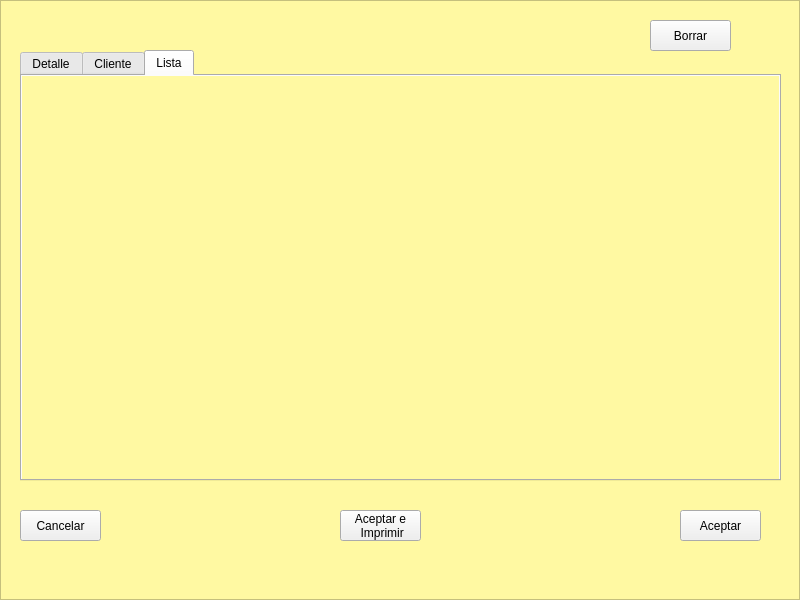
<?xml version="1.0" encoding="UTF-8"?>
<ui version="4.0">
 <class>Form</class>
 <widget class="QWidget" name="Form">
  <property name="geometry">
   <rect>
    <x>0</x>
    <y>0</y>
    <width>800</width>
    <height>600</height>
   </rect>
  </property>
  <property name="minimumSize">
   <size>
    <width>800</width>
    <height>600</height>
   </size>
  </property>
  <property name="maximumSize">
   <size>
    <width>800</width>
    <height>600</height>
   </size>
  </property>
  <property name="windowTitle">
   <string>Form</string>
  </property>
  <widget class="QFrame" name="frame">
   <property name="geometry">
    <rect>
     <x>0</x>
     <y>0</y>
     <width>800</width>
     <height>600</height>
    </rect>
   </property>
   <property name="minimumSize">
    <size>
     <width>800</width>
     <height>600</height>
    </size>
   </property>
   <property name="styleSheet">
    <string notr="true">QFrame{background-color:#fff9a2;}</string>
   </property>
   <property name="frameShape">
    <enum>QFrame::StyledPanel</enum>
   </property>
   <property name="frameShadow">
    <enum>QFrame::Raised</enum>
   </property>
   <widget class="QTabWidget" name="tabWidget">
    <property name="geometry">
     <rect>
      <x>20</x>
      <y>50</y>
      <width>761</width>
      <height>431</height>
     </rect>
    </property>
    <property name="currentIndex">
     <number>2</number>
    </property>
    <widget class="QWidget" name="Detalle">
     <property name="autoFillBackground">
      <bool>false</bool>
     </property>
     <attribute name="title">
      <string>Detalle</string>
     </attribute>
    </widget>
    <widget class="QWidget" name="Cliente">
     <attribute name="title">
      <string>Cliente</string>
     </attribute>
    </widget>
    <widget class="QWidget" name="Lista">
     <attribute name="title">
      <string>Lista</string>
     </attribute>
    </widget>
   </widget>
   <widget class="QPushButton" name="pushButton">
    <property name="geometry">
     <rect>
      <x>650</x>
      <y>20</y>
      <width>81</width>
      <height>31</height>
     </rect>
    </property>
    <property name="text">
     <string>Borrar</string>
    </property>
   </widget>
   <widget class="QPushButton" name="pushButton_2">
    <property name="geometry">
     <rect>
      <x>20</x>
      <y>510</y>
      <width>81</width>
      <height>31</height>
     </rect>
    </property>
    <property name="text">
     <string>Cancelar</string>
    </property>
   </widget>
   <widget class="QPushButton" name="pushButton_3">
    <property name="geometry">
     <rect>
      <x>340</x>
      <y>510</y>
      <width>81</width>
      <height>31</height>
     </rect>
    </property>
    <property name="text">
     <string>Aceptar e 
 Imprimir</string>
    </property>
   </widget>
   <widget class="QPushButton" name="pushButton_4">
    <property name="geometry">
     <rect>
      <x>680</x>
      <y>510</y>
      <width>81</width>
      <height>31</height>
     </rect>
    </property>
    <property name="text">
     <string>Aceptar</string>
    </property>
   </widget>
  </widget>
 </widget>
 <resources/>
 <connections/>
 <slots>
  <slot>lazarFinFactura()</slot>
  <slot>lazarSeleccionarCliente()</slot>
 </slots>
</ui>
